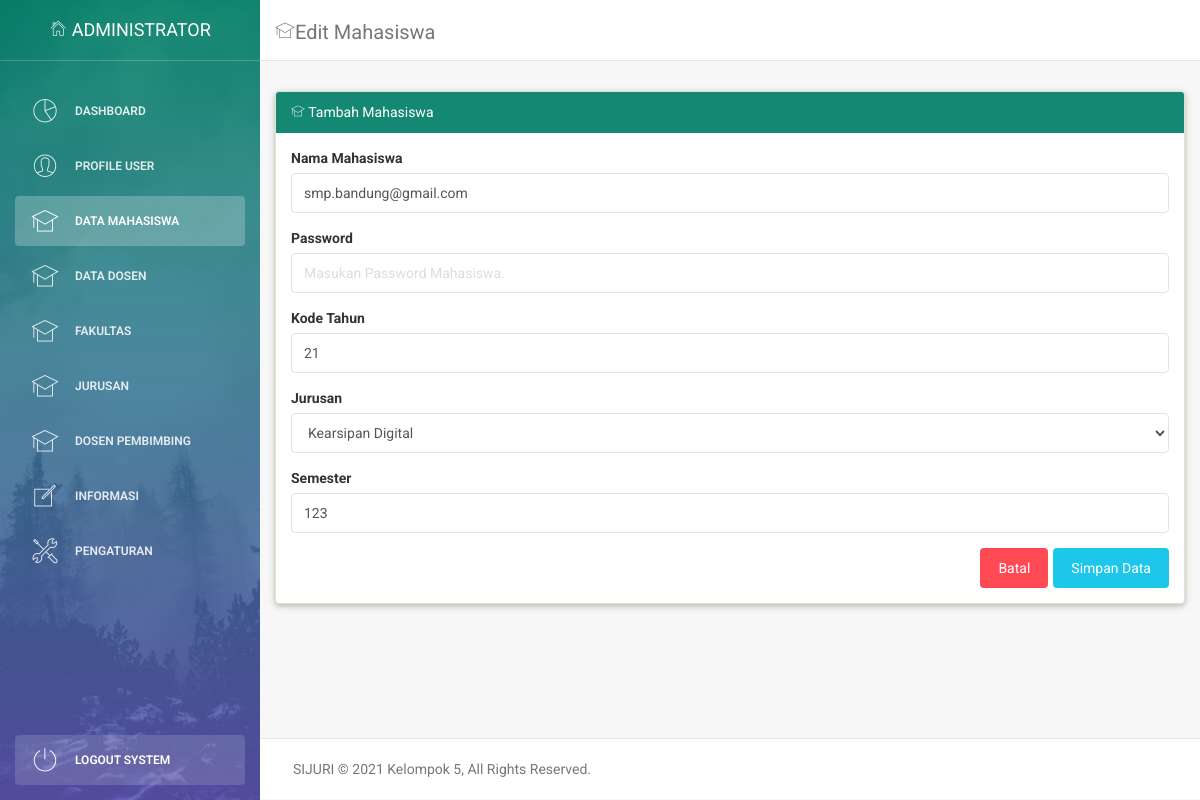
The page /auth/media.php?action=edit-mahasiswa&nim=123 (signed in) on the database its author committed.
### tables this page shows
CREATE TABLE `tbl_mahasiswa` (
  `nim` varchar(100) NOT NULL,
  `password` varchar(100) NOT NULL,
  `nama_mhs` varchar(150) NOT NULL,
  `kode_tahun` varchar(150) NOT NULL,
  `kode_jurusan` varchar(100) NOT NULL,
  `semester` int(100) NOT NULL
);

CREATE TABLE `tbl_pengaturan` (
  `id` int(11) NOT NULL,
  `nama` varchar(50) NOT NULL,
  `isi` text NOT NULL,
  `keterangan` text NOT NULL
);

### auth/module/mahasiswa/edit-mahasiswa.php (the view, shortened to what this page needs)
<?php
$nim = $_GET['nim'];
include('../library/database.php');
$query = "SELECT * FROM tbl_mahasiswa WHERE nim ='$nim'";
$result =  mysqli_query($connect, $query);
while ($row = mysqli_fetch_array($result)) {
  $nama        = $row['nama_mhs'];
  $kode_tahun  = $row['kode_tahun'];
  $kode_jurusan = $row['kode_jurusan'];
  $semester     = $row['semester'];
}
?>
<div class="content">
  <div class="container-fluid">
    <div class="row">
      <div class="panel panel-success" style="box-shadow: 0 2px 5px 0 rgba(0, 0, 0, 0.16), 0 2px 10px 0 rgba(0, 0, 0, 0.12);">
        <div class="unwaha-padding panel-heading" style="color:#fff;background-color: #158873;border-color: #158873;"> <i class="pe-7s-study"></i> Tambah Mahasiswa</div>
        <div class="panel-body">
          <form method="POST" action="module/mahasiswa/update-mahasiswa.php">
            <div class="form-group">
              <label for="judul">Nama Mahasiswa</label>
              <input type="text" name="nama_mhs" value="<?php echo $nama ?>" class="form-control" placeholder="Masukan Nama Mahasiswa." required>
            </div>
            <div class="form-group">
              <label for="judul">Password</label>
              <input type="password" name="password" class="form-control" placeholder="Masukan Password Mahasiswa.">
            </div>
            <div class="form-group">
              <label for="kode_tahun">Kode Tahun</label>
              <input type="text" name="kode_tahun" id="kode_tahun" value="<?php echo $kode_tahun ?>" class="form-control" placeholder="Masukan Kode Tahun." required>
            </div>
            <div class="form-group">
              <label for="kode_jurusan">Jurusan</label>
              <select name="kode_jurusan" id="kode_jurusan" class="form-control">
                <?php
                $query = "SELECT kode_jurusan, nama_jurusan FROM jurusan";
                $result =  mysqli_query($connect, $query);
                while ($row = mysqli_fetch_array($result)) {
                  $selected = $row['kode_jurusan'] == $kode_jurusan ? "selected" : "";
                  echo '<option value=" ' . $row['kode_jurusan'] . '" ' . $selected . '>' . $row['nama_jurusan'] . '</option>';
                }
                ?>
              </select>
            </div>
            <div class="form-group">
              <label for="semester">Semester</label>
              <input type="number" name="semester" id="semester" value="<?php echo $semester ?>" class="form-control" placeholder="Masukan Semester Mahasiswa." required>
            </div>
            <button type="submit" class="btn btn-info btn-fill pull-right">Simpan Data</button>
            <a href="media.php?action=data-mahasiswa" class="btn btn-danger btn-fill pull-right" style="margin-right:5px">Batal</a>
          </form>
        </div>
      </div>
    </div>
  </div>
</div>

### auth/part/footer.php (shortened to what this page needs)
<footer class="footer">
    <div class="container-fluid">
        <p class="copyright pull-left">
            <?= $footer_title ?>
        </p>
    </div>
</footer>
</div>
</div>
</body>
</html>

### rows shown on the page
tbl_mahasiswa: nama_mhs "smp.bandung@gmail.com", kode_tahun "21", semester "123"
tbl_pengaturan: isi "SIJURI © 2021 Kelompok 5, All Rights Reserved."

### other values the page prints
$title "Edit Mahasiswa"
form field kode_jurusan "Kearsipan Digital"
